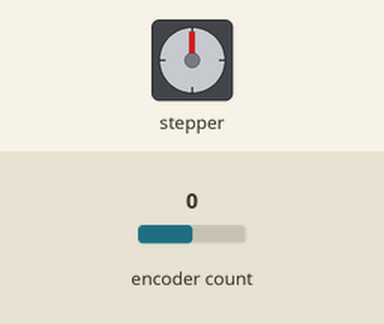
Bench run of a sketch on a simulated Arduino Uno, built with avr-gcc and run on an emulated ATmega328P. On the bench: stepper motor. Inputs (shaded band) come from the test bench; at power-on: encoder count 0. Stepper angles assume 200 steps per turn; what the sketch prints to the serial monitor is not drawn.

Above: at 1.2 s.
1.3 s: encoder count set to 1
At 1.47 s:
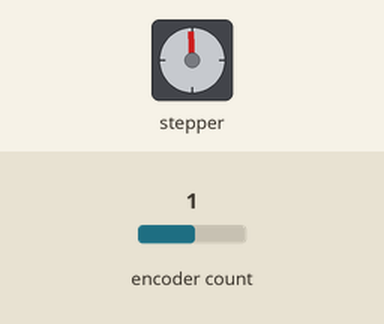
At 2.07 s:
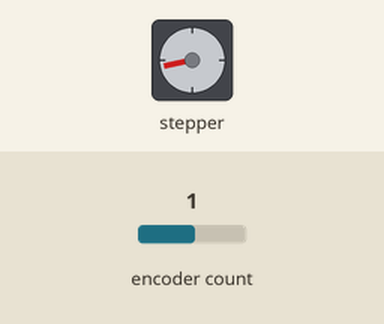
4.3 s: encoder count set to 2
At 4.49 s:
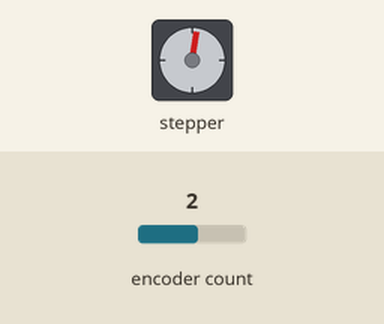
7.3 s: encoder count set to 3
10.3 s: encoder count set to 2
13.3 s: encoder count set to 6
Timing chart, 0 to 23.3 s (numbered marks = the images above; inputs shaded):
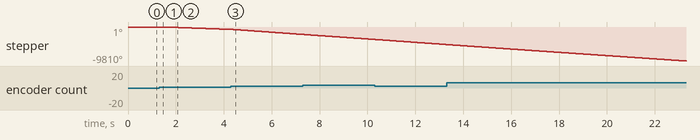

The sketch:

AI_PID_integration.ino
```cpp
#include <Encoder.h>
#include <AccelStepper.h>
#include <PID_v1.h>

// Encoder and stepper motor pins
Encoder myEncoder(2, 3);
AccelStepper stepper(AccelStepper::DRIVER, 5, 4);

// PID parameters
double setpoint = 0;      // Target position (e.g., upright pendulum at 0 degrees)
double input;             // Encoder reading (current pendulum position)
double output;            // Output from PID (used to move the stepper motor)
double Kp = 2.0, Ki = 5.0, Kd = 1.0;  // PID gains

// PID controller
PID myPID(&input, &output, &setpoint, Kp, Ki, Kd, DIRECT);

// Encoder and stepper motor variables
long oldEncoderPosition = -999;

void setup() {
  Serial.begin(115200);

  // Setup stepper motor parameters
  stepper.setMaxSpeed(1000);     // Max speed in steps per second
  stepper.setAcceleration(500);  // Acceleration in steps per second squared

  // Initialize PID controller
  myPID.SetMode(AUTOMATIC);      // Set PID to automatic mode
  myPID.SetOutputLimits(-1000, 1000);  // Limit PID output to match stepper speed
}

void loop() {
  // Read encoder position (the "input" for PID)
  long newEncoderPosition = myEncoder.read();
  input = newEncoderPosition;   // Current pendulum position (from the encoder)

  // Compute the PID output (control signal)
  myPID.Compute();

  // Use the PID output to move the stepper motor
  stepper.moveTo(stepper.currentPosition() + output);  // Adjust stepper position
  stepper.run();

  // Optionally print values for debugging
  Serial.print("Encoder Position: ");
  Serial.print(newEncoderPosition);
  Serial.print(" | PID Output: ");
  Serial.println(output);
}
```

Measured:
- after the input at 1.3 s, stepper: keeps turning counter-clockwise at about 236°/s, starting at once
